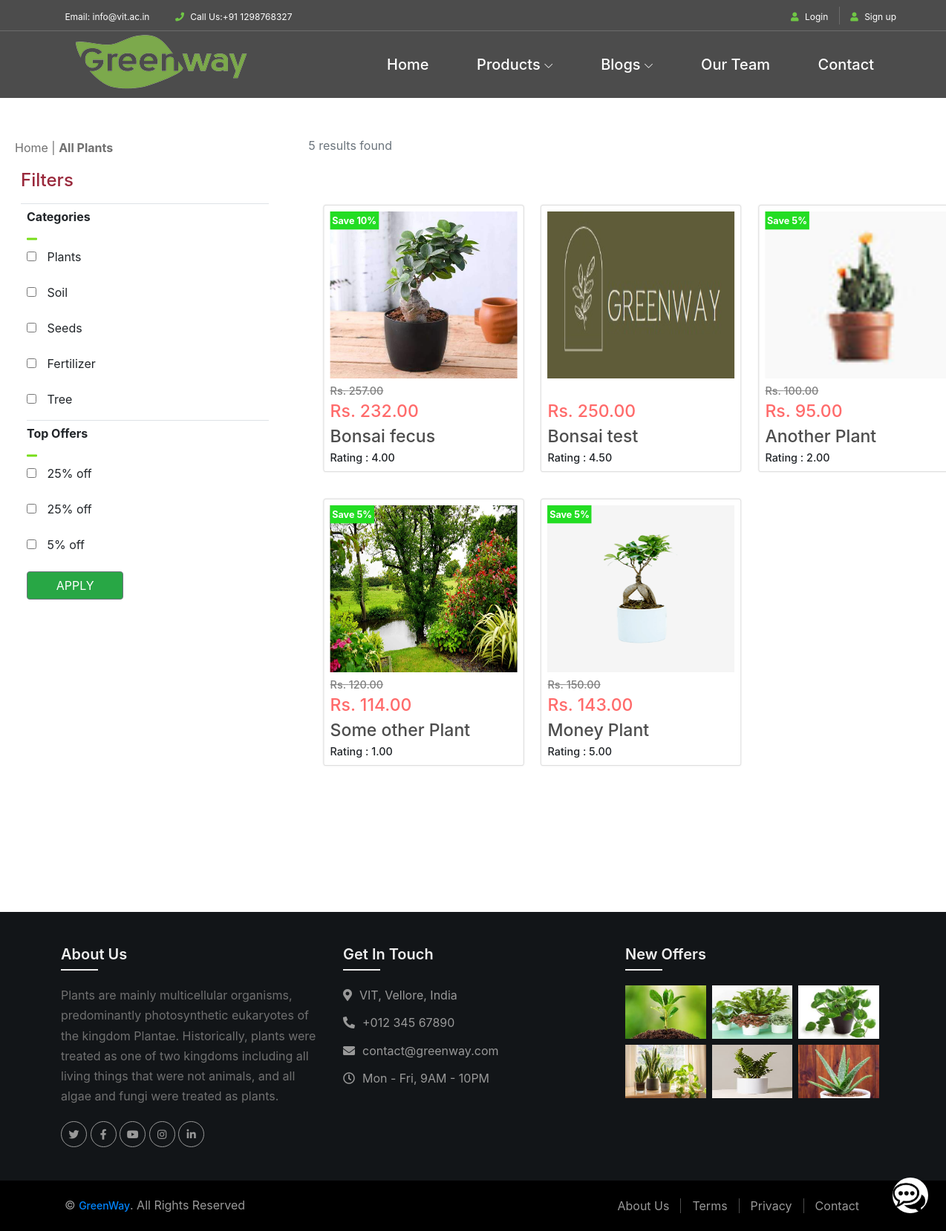
Page /products on the committed database.
### products/models.py (models this page shows, shortened)
class ItemsImages(models.Model):
    title = models.ForeignKey(ItemMain, on_delete=models.CASCADE)
    image = models.ImageField(upload_to = 'images')

class ItemMain(models.Model):
    title = models.CharField(max_length=50, unique=True)
    price = models.DecimalField(decimal_places=2, max_digits=25)
    description = models.TextField()
    category = models.ForeignKey(ItemsCat, on_delete=models.CASCADE)
    availablity = models.BooleanField(default=False)
    shippingCharges = models.IntegerField(default=0)
    offers = models.IntegerField(default=0)
    plantingAndCare = models.TextField()
    slug = models.SlugField(max_length=50,unique=True, default="", editable=False)

class ItemRating(models.Model):
    title = models.ForeignKey(ItemMain, on_delete=models.CASCADE)
    ratingCount = models.IntegerField()
    rating = models.IntegerField()
    ratingValue = models.DecimalField(decimal_places=2, max_digits=10, editable=False)
    feedback = models.TextField(default="")

### products/views.py (the view)
# urls.py: path('products', views.items_display, name='itemlist'),
def items_display(request):
    cat = request.GET.getlist('cat', [])
    offerss = request.GET.getlist('offer', [])
    items = []
    print(cat, offerss)
    offerss = list(map(int, offerss))
    if len(offerss) > 0:
        min_off = min(offerss)
    if len(cat) > 0 or len(offerss) > 0:
        if (len(offerss) and len(cat)):
            items = ItemMain.objects.filter(category__in = ItemsCat.objects.filter(catName__in=cat), offers__gt=min_off)
        elif (len(cat)):
            items = ItemMain.objects.filter(category__in = ItemsCat.objects.filter(catName__in=cat))
        else:
            items = ItemMain.objects.filter(offers__gt=min_off)
    else:
        items = ItemMain.objects.all()
    l = []
    for i in items:
        ll = []
        ll.append(ItemsImages.objects.filter(title=ItemMain.objects.filter(title = i.title)[0])[0].image)
        ll.append(ItemRating.objects.filter(title=ItemMain.objects.filter(title = i.title)[0])[0].ratingValue)
        ll.append(i.price)
        ll.append(i.description)
        ll.append(i.title)
        price = i.price
        offer = i.offers
        newPrice = price - (price * offer)//100
        ll.append(newPrice)
        ll.append(i.slug)
        ll.append(i.offers)
        l.append(ll)
    context = {
        "items": l
    }
    return render(request, "products/items_display.html", context)

### templates/products/items_display.html (shortened to what this page needs)
{% extends "base.html" %}
{% load static %}
{% block content %}
<link href='https://maxcdn.bootstrapcdn.com/bootstrap/4.0.0/css/bootstrap.min.css' rel='stylesheet'>
<link href='https://cdnjs.cloudflare.com/ajax/libs/font-awesome/4.7.0/css/font-awesome.min.css' rel='stylesheet'>
<link rel="stylesheet" href="{% static 'css/items_display.css' %}">
<div class="items_display">
<section id="sidebar">
    <p> Home | <b>All Plants</b></p>
    <div class="border-bottom pb-2 ml-2">
        <h4 id="burgundy">Filters</h4>
    </div>
    <div class="py-2 border-bottom ml-3">
        <h6 class="font-weight-bold">Categories</h6>
        <div id="orange"><span class="fa fa-minus"></span></div>
        <form type="get" action="{% url 'itemlist' %}">
            <div class="form-group"> <input type="checkbox" value="plants" name="cat"> <label for="plants">Plants</label> </div>
            <div class="form-group"> <input type="checkbox" value="soil" name="cat"> <label for="breakfast">Soil</label> </div>
            <div class="form-group"> <input type="checkbox" value="seeds" name="cat"> <label for="healthy">Seeds</label> </div>
            <div class="form-group"> <input type="checkbox" value="fertilizer" name="cat"> <label for="healthy">Fertilizer</label> </div>
            <div class="form-group"> <input type="checkbox" value="tree" name="cat"> <label for="healthy">Tree</label> </div>
    </div>
    <div class="py-2 ml-3">
        <h6 class="font-weight-bold">Top Offers</h6>
        <div id="orange"><span class="fa fa-minus"></span></div>
            <div class="form-group"> <input type="checkbox" value="25" name="offer"> <label for="25">25% off</label> </div>
            <div class="form-group"> <input type="checkbox" value="15" name="offer"> <label for="25">25% off</label> </div>
            <div class="form-group"> <input type="checkbox" value="5" name="offer"> <label for="5off" id="off">5% off</label> </div>
            <button type="button" class="applybtn btn btn-secondary">APPLY</button>
    </div>
</section>
<section id="products">
    <div class="container">
        <div class="d-flex flex-row">
            <div class="text-muted m-2" id="res">{{ items|length }} results found </div>
        </div>
    </div>
</section>
<section id="items">
    <div class="item-container">
        {% for item in items %}
        <div class="card">
            <a href="{% url 'itemView' the_slug=item.6 %}">
            <div class="card-image" style="background: url('/media/{{ item.0 }}') no-repeat; background-size: 100% 100%;">
                {% if item.7 != 0 %}
                <span class="offers">Save {{ item.7 }}%</span>
                {% endif%}
            </div></a>
            <div class="card-description">
                {% if item.5 != item.2 %}
                <span class="oldprice"><strike>Rs. {{ item.2 }}</strike></span>
                {% endif %}
                <br><span class="price">Rs. {{ item.5 }} <br> </span>
                <a class="title" href="{% url 'itemView' the_slug=item.6 %}">{{ item.4}} <br></a>
                Rating : {{ item.1 }} <br>
            </div>
        </div>
        {% endfor %}
    </div>
</section>
</div>
{% endblock content %}

### static_in_env/css/items_display.css (style rules this page uses)
* { box-sizing: border-box; }
.items_display { position: relative; display: block; height: 1000px; }
#burgundy { color: rgb(153, 40, 59) }
#orange, select, .btn { color: rgb(119, 221, 24) }
.form-group { margin-bottom: 5px }
label { padding-left: 10px }
.form-group:last-child { margin-bottom: 0 }
h6 { margin-bottom: 0px }
.btn { border: 1px solid orange; border-radius: 10px; background-color: #fff }
@media (min-width:1200px) { #sidebar { width: 30%; padding: 20px; float: left } }
@media (min-width:1200px) { #products { width: 70%; padding: 10px; margin: 0; float: right } }
@media (min-width:1200px) { .card { width: 300px; height: 330px; border: none } }
#items { width: 70%; padding: 10px; float: right; transform: scale(0.9); margin: 0; }
#items .item-container { max-width: 40vw; margin: 0 !important; display: grid; grid-template-columns: 1fr 1fr 1fr; column-gap: 5%; row-gap: 5%; }
#items .card { height: 400px; padding: 3%; box-shadow: 0px 0px 3px rgba(0, 0, 0, 0.1); transition: all 300ms ease-in-out 0ms; }
#items .card-image { height: 250px; width: 100%; }
#items .offers { padding: 1%; text-decoration: none; color: white; background-color: rgb(35, 221, 35); position: absolute; font-size: 1em; font-weight: 700; }
#items .oldprice { color: grey; }
#items .price { color: #ff6b6b; font-size: 1.6em; }
#items .title { font-size: 1.6em; text-decoration: none; color: #4d4d4d; transition: all 0ms 0ms; }
#items .card-description { margin-top: 2%; font-weight: 500; }
.applybtn { color:white; background: #28a745 !important; border: 1px solid #28a745; width:40% }

### static_in_env/css/footer.css (style rules this page uses)
a { transition: .3s; }

### static_in_env/css/home/classy-nav.css (style rules this page uses)
* { margin: 0; padding: 0; }
body { font-family: "Roboto", sans-serif; }

### rows in the picture
ItemsImages: image (picture)
ItemMain: price "257.00", title "Bonsai fecus"
ItemRating: ratingValue "4.00"
ItemsImages: image (picture)
ItemMain: title "Bonsai test"
ItemRating: ratingValue "4.50"
ItemsImages: image (picture)
ItemMain: price "100.00", title "Another Plant"
ItemRating: ratingValue "2.00"
ItemsImages: image (picture)
ItemMain: price "120.00", title "Some other Plant"
ItemRating: ratingValue "1.00"
ItemsImages: image (picture)
ItemMain: price "150.00", title "Money Plant"
ItemRating: ratingValue "5.00"

### other values in the picture
{{ items|length }} "5"
{{ item.7 }} "10" "5" "5" "5"
{{ item.5 }} "232.00" "250.00" "95.00" "114.00" "143.00"
